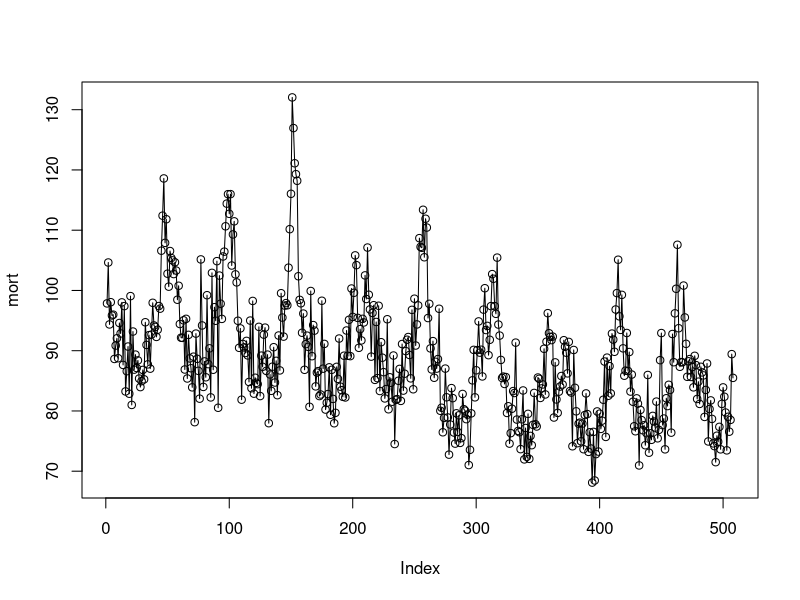
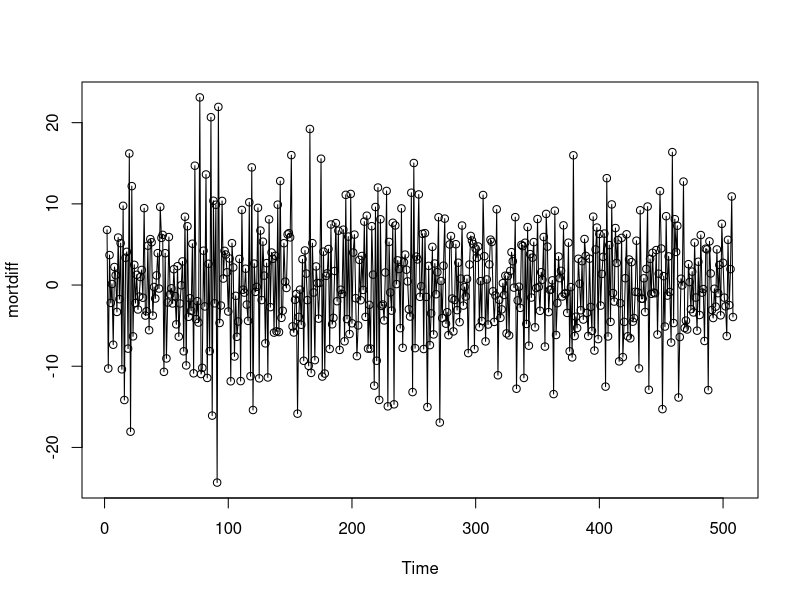
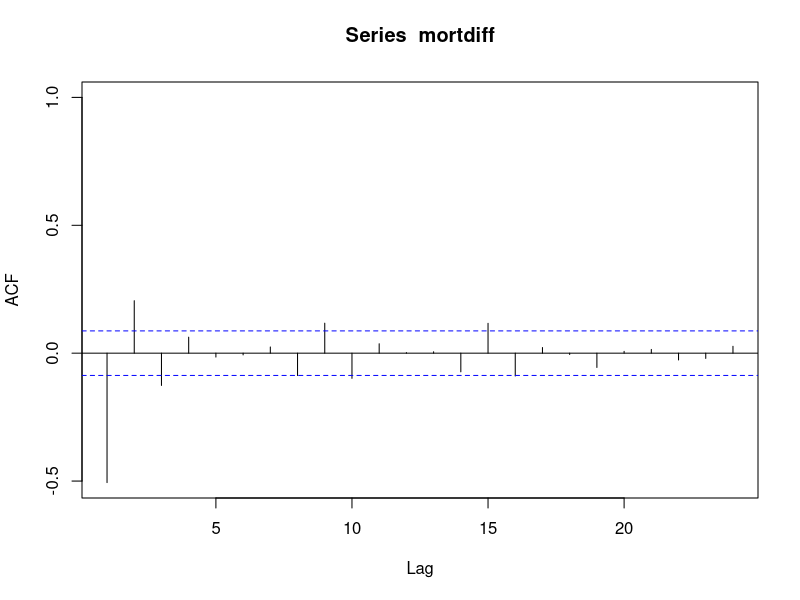
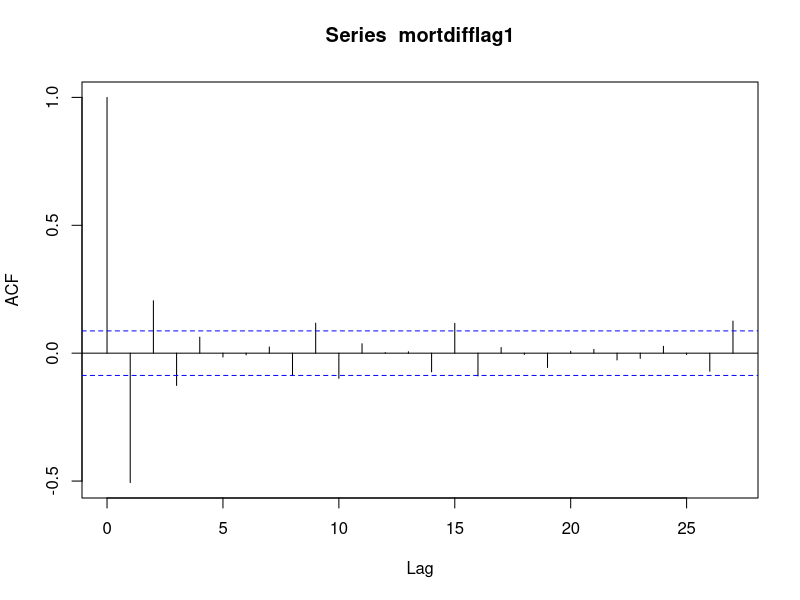
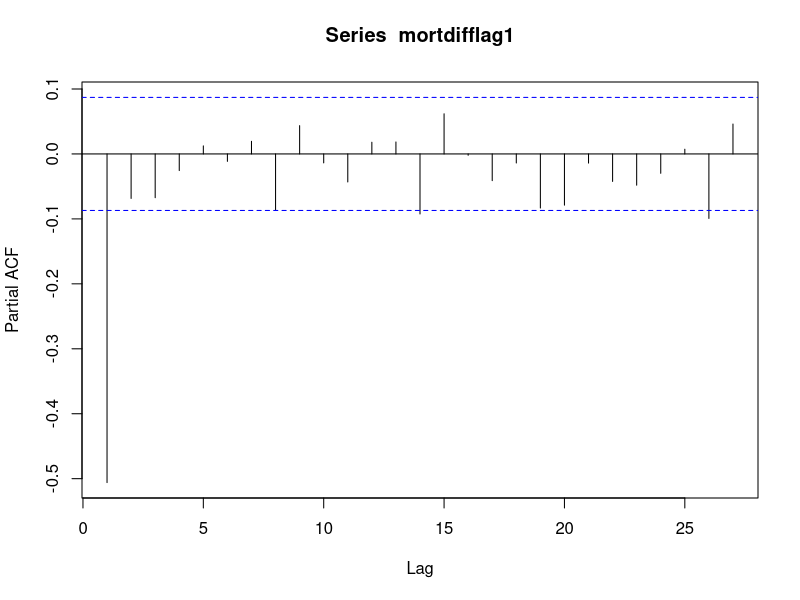

Source code (R) for these figures, in order:
mort=scan("cmort.dat")

plot(mort,type='o')
mort = ts(mort)


mortdiff = diff(mort,1)

plot(mortdiff,type='o')
acf(mortdiff,xlim=c(1,24))

mortdifflag1=lag(mortdiff,-1)

acf(mortdifflag1)

pacf(mortdifflag1)

y=cbind(mortdiff,mortdifflag1)

mortdiffar1 = lm(y[,1]~y[,2])

summary(mortdiffar1)

#acf(mortdiffar1$residuals,xlim=c(1,18))
